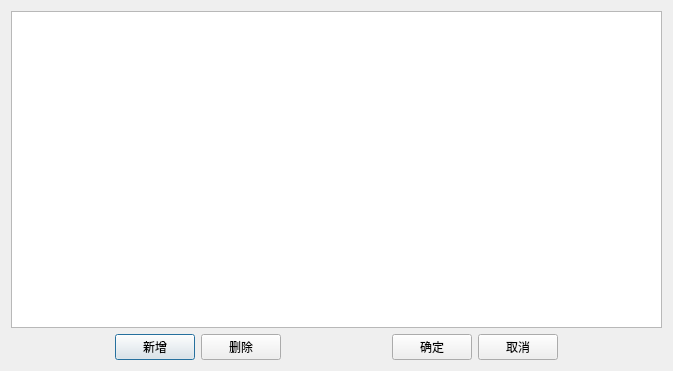
<?xml version="1.0" encoding="UTF-8"?>
<ui version="4.0">
 <class>TagColorListEditorDialog</class>
 <widget class="QDialog" name="TagColorListEditorDialog">
  <property name="geometry">
   <rect>
    <x>0</x>
    <y>0</y>
    <width>673</width>
    <height>371</height>
   </rect>
  </property>
  <property name="windowTitle">
   <string>设置颜色</string>
  </property>
  <layout class="QVBoxLayout" name="verticalLayout">
   <item>
    <widget class="QTableWidget" name="tableTagColor"/>
   </item>
   <item>
    <layout class="QHBoxLayout" name="horizontalLayout">
     <item>
      <spacer name="horizontalSpacer_2">
       <property name="orientation">
        <enum>Qt::Horizontal</enum>
       </property>
       <property name="sizeHint" stdset="0">
        <size>
         <width>40</width>
         <height>20</height>
        </size>
       </property>
      </spacer>
     </item>
     <item>
      <spacer name="horizontalSpacer_3">
       <property name="orientation">
        <enum>Qt::Horizontal</enum>
       </property>
       <property name="sizeHint" stdset="0">
        <size>
         <width>40</width>
         <height>20</height>
        </size>
       </property>
      </spacer>
     </item>
     <item>
      <widget class="QPushButton" name="btnAdd">
       <property name="text">
        <string>新增</string>
       </property>
      </widget>
     </item>
     <item>
      <widget class="QPushButton" name="btnDel">
       <property name="text">
        <string>删除</string>
       </property>
      </widget>
     </item>
     <item>
      <spacer name="horizontalSpacer_4">
       <property name="orientation">
        <enum>Qt::Horizontal</enum>
       </property>
       <property name="sizeHint" stdset="0">
        <size>
         <width>40</width>
         <height>20</height>
        </size>
       </property>
      </spacer>
     </item>
     <item>
      <spacer name="horizontalSpacer">
       <property name="orientation">
        <enum>Qt::Horizontal</enum>
       </property>
       <property name="sizeHint" stdset="0">
        <size>
         <width>40</width>
         <height>20</height>
        </size>
       </property>
      </spacer>
     </item>
     <item>
      <widget class="QPushButton" name="btnOk">
       <property name="minimumSize">
        <size>
         <width>0</width>
         <height>0</height>
        </size>
       </property>
       <property name="text">
        <string>确定</string>
       </property>
      </widget>
     </item>
     <item>
      <widget class="QPushButton" name="btnCancel">
       <property name="minimumSize">
        <size>
         <width>0</width>
         <height>0</height>
        </size>
       </property>
       <property name="text">
        <string>取消</string>
       </property>
      </widget>
     </item>
     <item>
      <spacer name="horizontalSpacer_6">
       <property name="orientation">
        <enum>Qt::Horizontal</enum>
       </property>
       <property name="sizeHint" stdset="0">
        <size>
         <width>40</width>
         <height>20</height>
        </size>
       </property>
      </spacer>
     </item>
     <item>
      <spacer name="horizontalSpacer_7">
       <property name="orientation">
        <enum>Qt::Horizontal</enum>
       </property>
       <property name="sizeHint" stdset="0">
        <size>
         <width>40</width>
         <height>20</height>
        </size>
       </property>
      </spacer>
     </item>
    </layout>
   </item>
  </layout>
 </widget>
 <layoutdefault spacing="6" margin="11"/>
 <resources/>
 <connections/>
</ui>
